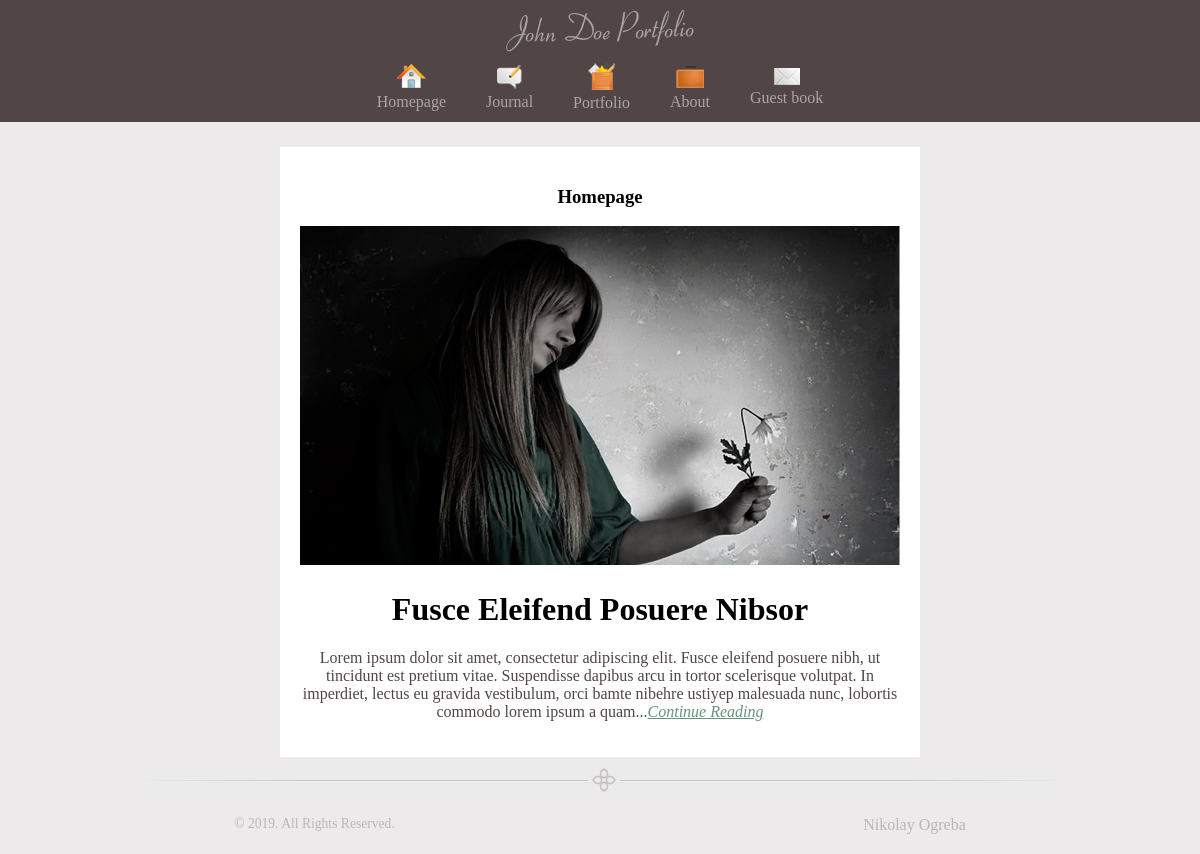
/?view=page&page_id=1, run on the app's committed database.
### tables this page shows
CREATE TABLE IF NOT EXISTS `pages` (
  `id` tinyint(3) unsigned NOT NULL,
  `metaKey` varchar(255) NOT NULL,
  `metaDes` varchar(255) NOT NULL,
  `iconImg` varchar(255) NOT NULL DEFAULT 'notImg.png',
  `imgPage` varchar(255) NOT NULL DEFAULT 'no img',
  `titleSite` varchar(255) NOT NULL,
  `textSite` text NOT NULL,
  `namePage` varchar(255) NOT NULL DEFAULT 'no name'
);

### controller/controller.php (called while the page is built, shortened)
<?php
    $pages = get_full_pages();
    $view = empty($_GET['view']) ? 'guest_book' : $_GET['view'];
    switch($view) {
    	case('page'):
    		if(isset($_GET['page_id'])) {
    			$get_page_id = abs( (int)$_GET['page_id'] );
    			$page = get_page($get_page_id);
    		}
    	break;
    }
    require(TEMPLATE . 'index.php');

### index.php (called while the page is built, shortened)
<?php
	require(CONTROLLER);
?>

### model/model.php (called while the page is built, shortened)
<?php
	function get_full_pages()
	{
		$query = "SELECT `id`, `iconImg`, `titleSite`, `namePage` FROM `pages`";
		$res_select_pages = mysqli_query($GLOBALS['db'], $query) or die(mysqli_error($GLOBALS['db']));
		$get_array_pages = [];
		while($row = mysqli_fetch_assoc($res_select_pages)) {
			$get_array_pages[] = $row;
		}
		return $get_array_pages;
	}
	function get_page($get_page_id)
	{
		$query = "SELECT `metaKey`, `metaDes`, `iconImg`, `imgPage`, `titleSite`, `textSite` FROM `pages` WHERE `id` = $get_page_id";
		$res_select_page = mysqli_query($GLOBALS['db'], $query) or die(mysqli_error($GLOBALS['db']));
		$get_page = [];
		while($row = mysqli_fetch_assoc($res_select_page)) {
			$get_page = $row;
		}
		return $get_page;
	}

### views/viewGuestBook/page.php (the view)
<?php if(!empty($page)): ?>
	<h3><?=$page['titleSite']?></h3>
	<?php if(isset($page['imgPage']) && $page['imgPage'] != 'no img'): ?>
	<img src='<?=TEMPLATE?>images/bg_pages/<?=$page['imgPage']?>' alt='<?=$page['titleSite']?>' />
	<?php endif; ?>
	<?=$page['textSite']?>
<?php else: ?>
	<h3>Такой страницы нет на нашем сайте..</h3>
<?php endif; ?>

### views/viewGuestBook/blocks/header.php (shortened to what this page needs)
<!DOCTYPE HTML>
<html xmlns="http://www.w3.org/1999/xhtml">
<head>
    <link rel="stylesheet" href="<?=TEMPLATE?>styles/main.css" type="text/css" />
</head>
<body>
    <div id="container">
        <div id='header'>
            <img src="<?=TEMPLATE?>images/logo.png" alt = "Логотип сайта" />
            <nav>
                <?php foreach ($pages as $value): ?>
                    <?php if(isset($value['namePage']) && $value['namePage'] === 'no name'): ?>
                        <a href="?view=page&amp;page_id=<?=$value['id']?>">
                        <img src="<?=TEMPLATE?>images/<?=$value['iconImg']?>" alt="<?=$value['titleSite']?>" />
                            <br />
                        <span><?=$value['titleSite']?></span>
                    </a>
                    <?php else: ?>
                        <a href="?view=<?=$value['namePage']?>&amp;page_id=<?=$value['id']?>">
                        <img src="<?=TEMPLATE?>images/<?=$value['iconImg']?>" alt="<?=$value['titleSite']?>" />
                            <br />
                        <span><?=$value['titleSite']?></span>
                    </a>
                    <?php endif; ?>
                <?php endforeach; ?>
            </nav>
        </div>

### views/viewGuestBook/index.php
<?php require('blocks/header.php'); ?>
    <div id="content">
        <div id="post">
            <?php include($view . '.php'); ?>
        </div>
    </div>
<?php require('blocks/footer.php'); ?>

### views/viewGuestBook/blocks/footer.php
    <div class="footer">
		<div id="separatot">
                <img src="<?=TEMPLATE?>images/separator.png" alt="" />
        </div>
        <div id='inFoot'>
            <div id="copy"> &copy; 2019. All Rights Reserved. </div>
            <div class="right">Nikolay Ogreba</div>
        </div>
	</div>
</div>
</body>
</html>

### views/viewGuestBook/styles/main.css (style rules this page uses)
html { height: 100%; }
body { background-color: #ECEAEA; font-family: Tahoma; font-size: 12pt; margin: 0; padding: 0 0 1px 0; display: block; min-height: 100%; width: 100%; overflow-y: hidden; position: relative; overflow: auto; }
a img { border: none; }
nav { display: flex; align-items: center; justify-content: center; }
#container { text-align: center; margin: 0 auto; }
#container nav { padding: 0 0 10px; }
#container nav a { color: #ACA6A6; text-decoration: none; padding: 0 20px; }
#header { background-color: #514545; }
#content { margin: 0 auto; display: flex; flex-direction: column; margin-bottom: 50px; }
#content img { width: 100%; }
#inFoot { display: flex; justify-content: space-around; padding: 20px 0; }
#post { background-color: #fff; margin: 25px auto 0; width: 600px; padding: 20px; }
#post p { color: #514545; margin: 0: }
#post a { color: #65937B; font-style: italic; }
.footer { height: 50px; position: absolute; left: 0; right: 0; bottom: 0; }
#separatot { padding-top: 10px; }
#copy { color: #BBB6B5; font-size: 85%; }
.right { color: #BBB6B5; text-align: right; }

### data on the page
pages: iconImg (picture), titleSite "Homepage", imgPage (picture), textSite "Fusce Eleifend Posuere Nibsor Lorem ipsum dolor sit amet, consectetur adipiscing elit. Fusce eleifend posuere nibh, ut tincidunt est pretium vitae. Suspendisse dapibus arcu in tortor scelerisque volutpat. In imperdiet, lectus eu gravida vestibulum, orci bamte nibehre ustiyep malesuada nunc, lobortis commodo lorem ipsum a quam... Continue Reading"
pages: iconImg (picture), titleSite "Journal"
pages: iconImg (picture), titleSite "Portfolio"
pages: iconImg (picture), titleSite "About"
pages: iconImg (picture), titleSite "Guest book"
